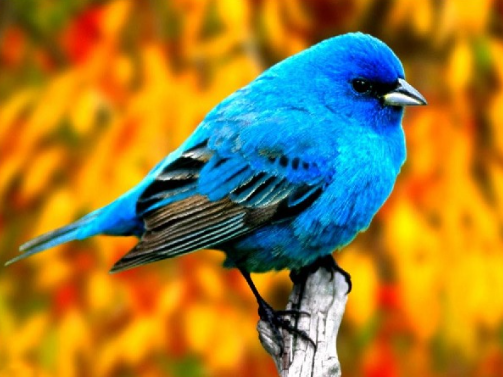
#> input picture Citra/citra_rgb.png, 503 x 377 px, found by its file name
$ python otsu_method.py
#> lines starting #> are read from the running program, lines starting #| are printed output that depends on the picture; after the words box and inside, x2 and y2 are one past the last pixel; in counts of white or black regions, pixels touching at a corner belong together
import cv2
import numpy as np
import matplotlib.pyplot as plt

# ================== INPUT ==================
INPUT_PATH = r"D:\Tugas\Semester 3\PCD\PCD\Citra\citra_rgb.png"      # ganti dengan path citra Anda
# ===========================================

# ---------- 1. Baca citra dan ubah ke keabuan ----------
citra = cv2.imread(INPUT_PATH)
#> citra is the input picture: shape (377, 503, 3); mean B, G, R 50.3, 124, 156
if citra is None:
    raise FileNotFoundError("Citra tidak ditemukan: " + INPUT_PATH)
gray = cv2.cvtColor(citra, cv2.COLOR_BGR2GRAY)
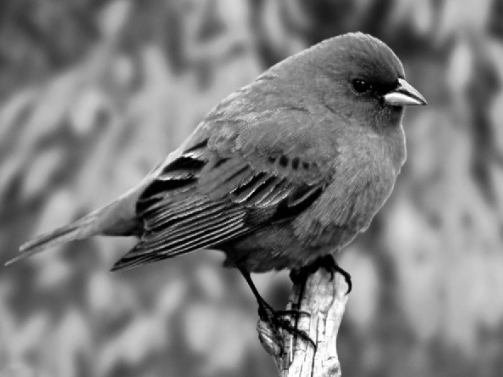
#> gray: shape (377, 503); min 0, max 255, mean 125.2
h, w = gray.shape
#> h = 377; w = 503
N = h * w                                   # jumlah seluruh piksel
#> N = 189631

# ---------- 2. Histogram dan peluang tiap tingkat keabuan ----------
hist = np.bincount(gray.ravel(), minlength=256)
#> hist = 256 values, max 1686 at index 98, min 11 at index 255, mean 740.7
p = hist / N                                # p[i] = peluang keabuan i
#> p = 256 values, max 0.00889 at index 98, min 5.8e-05 at index 255, mean 0.00391
mu_total = np.sum(np.arange(256) * p)       # rata-rata keabuan seluruh citra
#> mu_total = 125.2

# ---------- 3. Hitung varians antar-kelas untuk setiap kandidat T ----------
sigma_b2 = np.zeros(256)
w0 = 0.0          # peluang kumulatif kelas 0
jumlah0 = 0.0     # jumlah i * p[i] kumulatif kelas 0

for t in range(256):
    w0 += p[t]
    jumlah0 += t * p[t]
    w1 = 1.0 - w0

    # jika salah satu kelas kosong, varians antar-kelas tidak bermakna
    if w0 == 0 or w1 == 0:
        continue

    mu0 = jumlah0 / w0
    mu1 = (mu_total - jumlah0) / w1
    sigma_b2[t] = w0 * w1 * (mu0 - mu1) ** 2
#> this loop made 256 passes
#> (w0, jumlah0, w1, mu0, mu1) on passes 1 to 3: (0.000506, 0, 0.999, 0, 125.3), (0.0044, 0.0039, 0.996, 0.885, 125.7), (0.00789, 0.0109, 0.992, 1.38, 126.2)
#> after the loop, jumlah0 = 125.2; sigma_b2 = 256 values, max 1581.9 at index 122, min 0 at index 255, mean 817.2; w0 = 1

# ---------- 4. Ambang optimal = T dengan varians antar-kelas terbesar ----------
T = int(np.argmax(sigma_b2))
#> T = 122
print("Ukuran citra       :", w, "x", h)
#| Ukuran citra       : 503 x 377
print("Ambang Otsu (manual):", T)
#| Ambang Otsu (manual): 122

# ---------- 5. Terapkan thresholding: Ki > T -> 255 (putih), selain itu 0 (hitam) ----------
biner = np.zeros_like(gray)
for y in range(h):
    for x in range(w):
        if gray[y, x] > T:
            biner[y, x] = 255
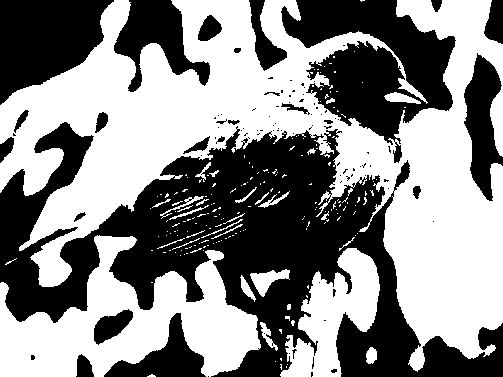
#> biner: shape (377, 503); 53.4% white; 99 black regions (74 under 20 px), largest, box (x1, y1, x2, y2) and area: (0, 122, 503, 377) 51892, (281, 0, 456, 163) 14221, (0, 0, 114, 105) 7868

# ---------- 6. Pembanding: fungsi bawaan OpenCV ----------
T_cv, biner_cv = cv2.threshold(gray, 0, 255, cv2.THRESH_BINARY + cv2.THRESH_OTSU)
#> T_cv = 122
print("Ambang Otsu (OpenCV):", int(T_cv))
#| Ambang Otsu (OpenCV): 122
print("Hasil manual = OpenCV ?", np.array_equal(biner, biner_cv))
#| Hasil manual = OpenCV ? True

cv2.imwrite("hasil_otsu.png", biner)

# ---------- 7. Tampilkan ----------
fig = plt.figure(figsize=(14, 9))
gs = fig.add_gridspec(2, 6, height_ratios=[1, 1.1])

ax_asli = fig.add_subplot(gs[0, 0:2])
ax_asli.imshow(cv2.cvtColor(citra, cv2.COLOR_BGR2RGB))
ax_asli.set_title("Citra asli")
ax_asli.axis("off")

ax_gray = fig.add_subplot(gs[0, 2:4])
ax_gray.imshow(gray, cmap="gray", vmin=0, vmax=255)
ax_gray.set_title("Grayscale")
ax_gray.axis("off")

ax_hasil = fig.add_subplot(gs[0, 4:6])
ax_hasil.imshow(biner, cmap="gray", vmin=0, vmax=255)
ax_hasil.set_title(f"Otsu's Thresholding (T={T})")
ax_hasil.axis("off")

ax_hist = fig.add_subplot(gs[1, 0:3])
ax_hist.bar(range(256), hist, width=1.0, color="k")
ax_hist.axvline(T, color="r", linestyle="--", label=f"T = {T}")
ax_hist.set_title("Histogram dan ambang Otsu")
ax_hist.set_xlabel("Tingkat keabuan")
ax_hist.set_ylabel("Jumlah piksel")
ax_hist.legend()

ax_var = fig.add_subplot(gs[1, 3:6])
ax_var.plot(range(256), sigma_b2, color="b")
ax_var.axvline(T, color="r", linestyle="--", label=f"T = {T}")
ax_var.set_title("Varians antar-kelas (maksimum di T)")
ax_var.set_xlabel("T")
ax_var.set_ylabel("Varians antar-kelas")
ax_var.legend()

plt.tight_layout()
plt.savefig("langkah_otsu.png", dpi=110)
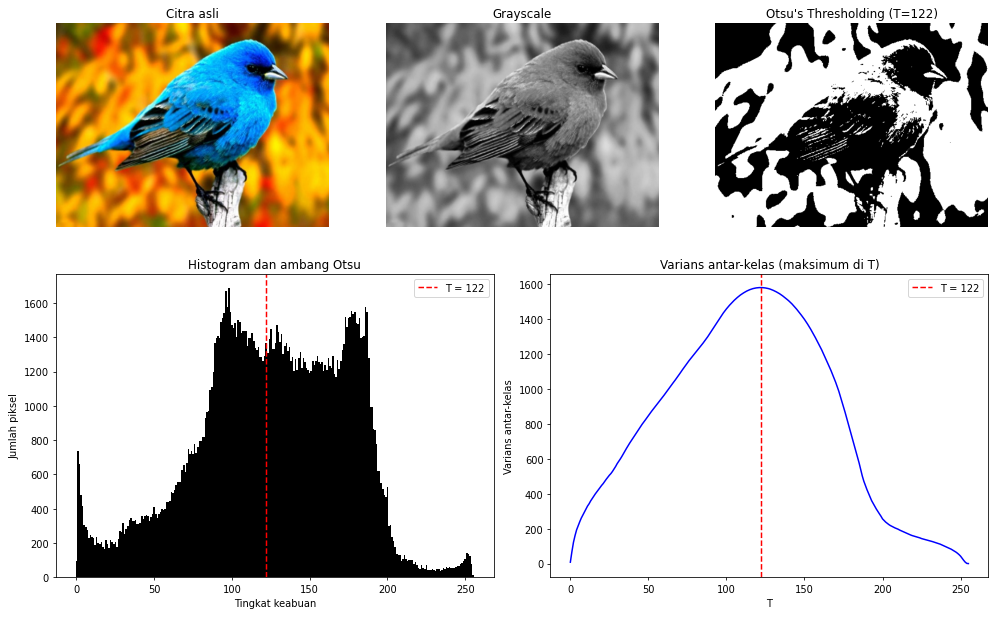
#> figure drawn by matplotlib, 5 panels; panel 4: tallest bar 1686 high, from x = 97.5 to 98.5; panel 5: curve peaks at x = 122, y = 1581.9
plt.show()
